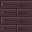

This is a level from a 2D game, rendered from its Tiled map with the project's own tilesets. A one-line summary and the complete map file follow:
An orthogonal 1x1 tile map with 32x32 px tiles, 1 tile layer (Assembly), 3 tilesets.

<map version="1.10" orientation="orthogonal" renderorder="right-down" width="1" height="1" tilewidth="32" tileheight="32" infinite="0" nextlayerid="2" nextobjectid="1">
  <tileset firstgid="1" source="../floors.tsx" />
  <tileset firstgid="321" source="../walls.tsx" />
  <tileset firstgid="961" source="../architecture.tsx" />
  <layer id="1" name="Assembly" width="1" height="1">
    <data encoding="csv">
133
</data>
  </layer>
</map>
